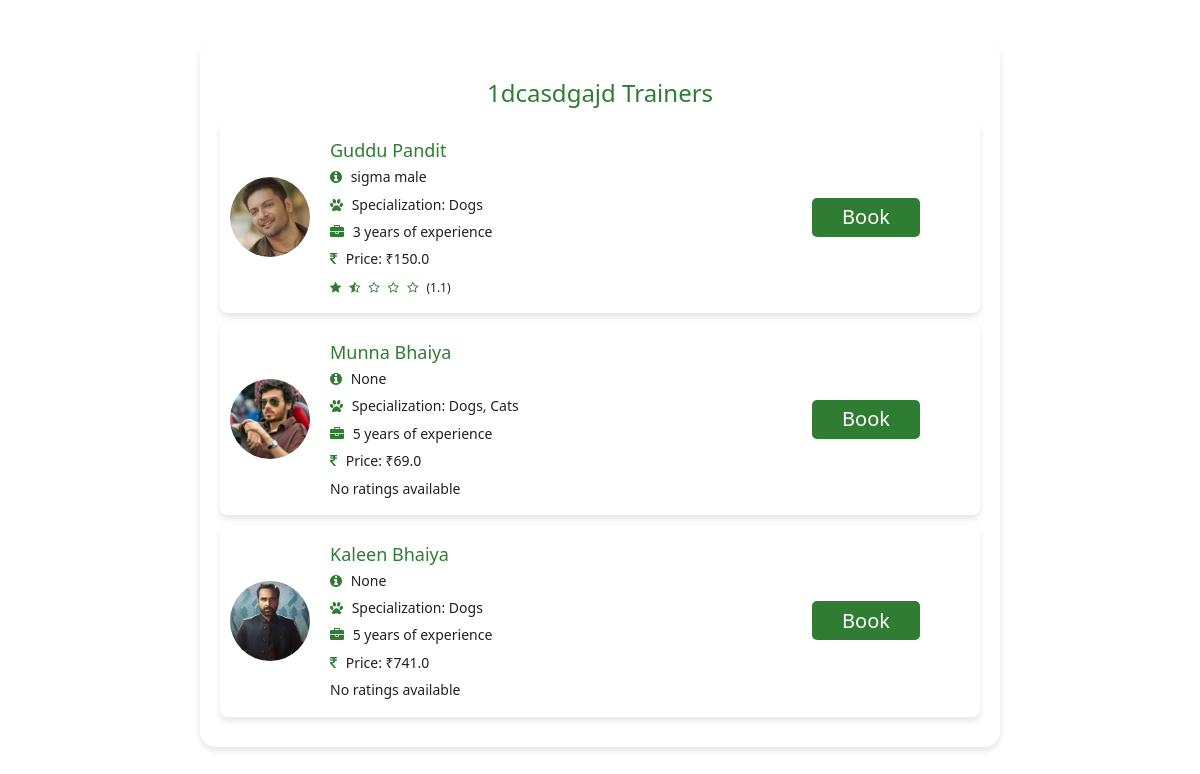
The app's page /service/3/trainers with its own data.
### models.py (models this page shows, shortened)
class Service(db.Model):
    id = db.Column(db.Integer, primary_key=True)
    name = db.Column(db.String(100), nullable=False)
    description = db.Column(db.Text, nullable=True)
    image=db.Column(db.String(255), nullable=True)

class TrainerService(db.Model):
    __tablename__ = 'trainer_services'
    id = db.Column(db.Integer, primary_key=True)
    trainer_id = db.Column(db.Integer, db.ForeignKey('trainer.id'), nullable=False)
    service_id = db.Column(db.Integer, db.ForeignKey('service.id'), nullable=False)
    price = db.Column(db.Float, nullable=False)
    trainer = db.relationship('Trainer', backref=db.backref('trainer_services', lazy=True))
    service = db.relationship('Service', backref=db.backref('trainer_services', lazy=True))

class User(db.Model, UserMixin):
    id = db.Column(db.Integer, primary_key=True)
    name = db.Column(db.String(100), nullable=False)
    email = db.Column(db.String(100), nullable=False, unique=True)
    password = db.Column(db.String(200), nullable=False)
    mobile_number = db.Column(db.String(15), unique=True, nullable=True)
    role = db.Column(db.String(100), nullable=False)
    created_at = db.Column(db.DateTime, default=datetime.utcnow)
    profile_picture = db.Column(db.String(255), nullable=True)

class Trainer(db.Model):
    id = db.Column(db.Integer, primary_key=True)
    user_id = db.Column(db.Integer, db.ForeignKey('user.id'), nullable=False)
    user = db.relationship('User', backref='trainers')
    verified = db.Column(db.String(50), default='Pending', nullable=False)
    experience = db.Column(db.Integer, nullable=True)
    specialization = db.Column(db.String(100), nullable=True)
    availability_schedule = db.Column(db.JSON, nullable=True)
    location = db.Column(db.String(100), nullable=True)
    bio = db.Column(db.Text, nullable=True)
    ratings = db.Column(db.Float, nullable=True)
    aadhaar_image_path = db.Column(db.String(255), nullable=True)
    pan_card_image_path = db.Column(db.String(255), nullable=True)
    certifications = db.relationship('Certification', backref='trainer_certifications', lazy=True)
    services = db.relationship('Service', secondary='trainer_services', backref='trainers')

### app.py (the view)
@app.route('/service/<int:service_id>/trainers')
def list_trainers(service_id):
    service = Service.query.get_or_404(service_id)
    approved_trainers = (
        db.session.query(Trainer, TrainerService.price)
        .join(TrainerService)
        .filter(
            TrainerService.service_id == service.id,
            Trainer.verified == VerificationStatus.APPROVED
        )
        .all()
    )
    return render_template('trainers_list.html', trainers=approved_trainers, service=service)

### templates/trainers_list.html (shortened to what this page needs)
<!DOCTYPE html>
<html lang="en">
<head>
    <link rel="stylesheet" href="https://maxcdn.bootstrapcdn.com/bootstrap/3.3.7/css/bootstrap.min.css">
    <link rel="stylesheet" href="https://cdnjs.cloudflare.com/ajax/libs/font-awesome/4.7.0/css/font-awesome.min.css">
    <link rel="stylesheet" href="https://cdnjs.cloudflare.com/ajax/libs/font-awesome/4.7.0/css/font-awesome.min.css">
</head>
<body>
    <div class="container">
        <div class="card">
            <h3>{{ service.name }} Trainers</h3>
            <div class="trainer-list">
                {% if trainers %}
                    {% for trainer, price in trainers %}
                        <div class="trainer-item">
                            <div class="media">
                                <div class="pull-left">
                                    <img src="{{ url_for('static', filename=trainer.user.profile_picture or 'images/profile_pictures/default_avatar.png') }}"
                                         alt="Profile Picture"
                                         class="profile-picture">
                                </div>
                                <div class="media-body">
                                    <h4>{{ trainer.user.name }}</h4>
                                    <div class="media-content">
                                        <ul>
                                            <li><i class="fa fa-info-circle"></i> {{ trainer.bio }}</li>
                                            <li><i class="fa fa-paw"></i> Specialization: {{ trainer.specialization }}</li>
                                            <li><i class="fa fa-briefcase"></i> {{ trainer.experience }} years of experience</li>
                                            <li><i class="fa fa-inr"></i> Price: ₹{{ price }}</li>
                                            <li>
                                                {% if trainer.ratings is not none %}
                                                    <div class="star-rating">
                                                        {% set ratings_int = trainer.ratings | int %}
                                                        {% set ratings_decimal = trainer.ratings - ratings_int %}
                                                        {% for i in range(5) %}
                                                            {% if i < ratings_int %}
                                                                <i class="fa fa-star full-star"></i>
                                                            {% elif i == ratings_int and ratings_decimal > 0 %}
                                                                <i class="fa fa-star-half-o full-star"></i>
                                                            {% else %}
                                                                <i class="fa fa-star-o"></i>
                                                            {% endif %}
                                                        {% endfor %}
                                                        ({{ trainer.ratings }})
                                                    </div>
                                                {% else %}
                                                    <span>No ratings available</span>
                                                {% endif %}
                                            </li>
                                        </ul>
                                    </div>
                                </div>
                            </div>
                            <button class="book-now-btn">Book</button>
                        </div>
                    {% endfor %}
                {% else %}
                    <div class="no-trainers">No approved trainers available for this service.</div>
                {% endif %}
            </div>
        </div>
    </div>
</body>
</html>

### templates/trainers_list.html (style rules this page uses)
:root { --primary: #2e7d32; --primary-light: #4caf50; --secondary: #f5f5f5; --text-dark: #212121; --text-light: #ffffff; --danger: #d32f2f; --card-bg: rgba(255, 255, 255, 0.62); --shadow: 0 4px 6px rgba(0, 0, 0, 0.1); --transition: all 0.3s ease; }
body { font-family: 'Segoe UI', system-ui, sans-serif; min-height: 100vh; background: url('https://images.pexels.com/photos/1108099/pexels-photo-1108099.jpeg?cs=srgb&dl=pexels-chevanon-1108099.jpg&fm=jpg') no-repeat center center/cover; color: var(--text-dark); line-height: 1.6; position: relative; margin-top: 20px; }
.card { background-color: var(--card-bg); border-radius: 16px; box-shadow: var(--shadow); padding: 2rem; margin: 2rem auto; max-width: 800px; }
.card h3 { color: var(--primary); margin-bottom: 1.5rem; text-align: center; }
.star-rating { display: inline-block; font-size: 1.2rem; }
.full-star { color: gold; }
.trainer-list { margin-top: 1rem; }
.trainer-item { background-color: var(--card-bg); border-radius: 8px; box-shadow: var(--shadow); padding: 1rem; margin-bottom: 1rem; transition: var(--transition); display: flex; justify-content: space-between; align-items: center; }
.trainer-item .media { display: flex; align-items: center; flex-grow: 1; }
.trainer-item .media img { width: 80px; height: 80px; border-radius: 50%; object-fit: cover; margin-right: 1rem; }
.trainer-item .media-body h4 { color: var(--primary); margin-bottom: 0.5rem; }
.trainer-item .media-content { margin-top: 0.5rem; }
.trainer-item .media-content ul { list-style: none; padding: 0; margin: 0; }
.trainer-item .media-content ul li { display: block; margin-bottom: 0.5rem; color: var(--text-dark); }
.trainer-item .media-content ul li i { margin-right: 0.5rem; color: var(--primary); }
.book-now-btn { background-color: var(--primary); color: var(--text-light); border: none; border-radius: 5px; padding: 0.35rem 3rem; font-size: 2rem; cursor: pointer; transition: var(--transition); margin-right: 5rem; }

### records on screen
Service: name "1dcasdgajd"
TrainerService: profile_picture (picture), user.name "Guddu Pandit", bio "sigma male", specialization "Dogs", experience "3", price "150.0", ratings "1.1"
TrainerService: profile_picture (picture), user.name "Munna Bhaiya", bio "None", specialization "Dogs, Cats", experience "5", price "69.0", shows "No ratings available"
TrainerService: profile_picture (picture), user.name "Kaleen Bhaiya", bio "None", specialization "Dogs", experience "5", price "741.0", shows "No ratings available"
